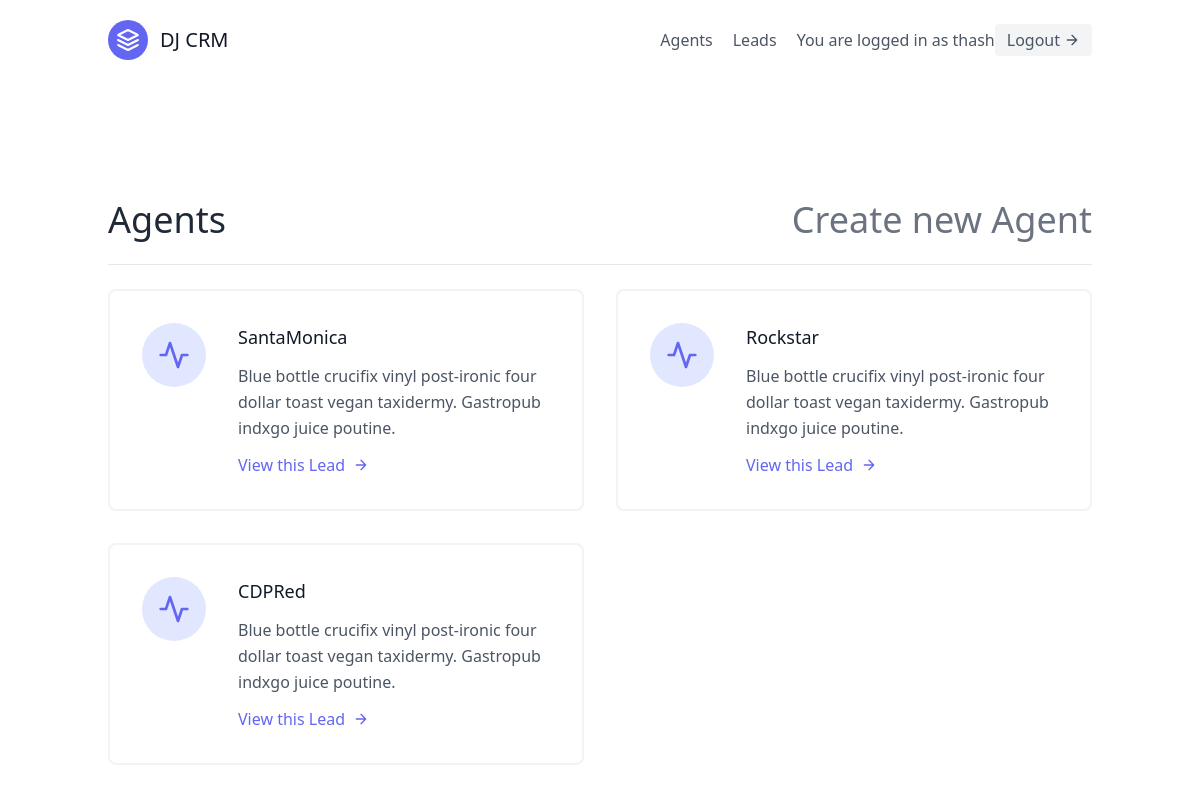
The app's page /agents/ (signed in) with its own data.
### leads/models.py (models this page shows, shortened)
class User(AbstractUser):
    is_organiser = models.BooleanField(default=True)
    is_agent = models.BooleanField(default=False)

class Agent(models.Model):
    user = models.OneToOneField(User, on_delete=models.CASCADE)
    organisation = models.ForeignKey(UserProfile, on_delete=models.CASCADE)

### agents/views.py (the view)
# urls.py: path('', views.AgentListView.as_view(), name="list"),
class AgentListView(OrganizerAndLoginRequiredMixin, generic.ListView):
    template_name = "agents/agent_list.html"
    def get_queryset(self):
        organisation = self.request.user.userprofile
        return Agent.objects.filter(organisation=organisation)

### agents/mixins.py (called while the page is built)
    def dispatch(self, request, *args, **kwargs):
        if not request.user.is_authenticated or not request.user.is_organiser:
            return redirect("leads:list")
        return super().dispatch(request, *args, **kwargs)

### agents/templates/agents/agent_list.html
{% extends "base.html" %}
{% block content %}
    <section class="text-gray-600 body-font">
        <div class="container px-5 py-24 mx-auto flex flex-wrap">
            <div class="w-full mb-6 py-6 flex justify-between items-center border-b border-gray-200">
                <div class="text-4xl text-gray-800">Agents</div>
                <div class="text-4xl"><a class="text-gray-500 hover:text-blue-500" href="{% url 'agents:create' %}">Create new Agent</a></div>
            </div>
        <div class="flex flex-wrap -m-4">
            {% for agent in object_list %}
            <div class="p-4 lg:w-1/2 md:w-full">
                <div class="flex border-2 rounded-lg border-gray-200 border-opacity-50 p-8 sm:flex-row flex-col">
                    <div class="w-16 h-16 sm:mr-8 sm:mb-0 mb-4 inline-flex items-center justify-center rounded-full bg-indigo-100 text-indigo-500 flex-shrink-0">
                    <svg fill="none" stroke="currentColor" stroke-linecap="round" stroke-linejoin="round" stroke-width="2" class="w-8 h-8" viewBox="0 0 24 24">
                        <path d="M22 12h-4l-3 9L9 3l-3 9H2"></path>
                    </svg>
                    </div>
                    <div class="flex-grow">
                    <h2 class="text-gray-900 text-lg title-font font-medium mb-3">{{ agent.user.username }}</h2>
                    <p class="leading-relaxed text-base">Blue bottle crucifix vinyl post-ironic four dollar toast vegan taxidermy. Gastropub indxgo juice poutine.</p>
                    <a href="{% url 'agents:detail' agent.pk %}" class="mt-3 text-indigo-500 inline-flex items-center">View this Lead
                        <svg fill="none" stroke="currentColor" stroke-linecap="round" stroke-linejoin="round" stroke-width="2" class="w-4 h-4 ml-2" viewBox="0 0 24 24">
                        <path d="M5 12h14M12 5l7 7-7 7"></path>
                        </svg>
                    </a>
                    </div>
                </div>
            </div>
            {% endfor %}
        </div>
        </div>
    </section>
{% endblock content %}

### templates/navbar.html (shortened to what this page needs)
<header class="text-gray-600 body-font">
    <div class="container mx-auto flex flex-wrap p-5 flex-col md:flex-row items-center">
        <a class="flex title-font font-medium items-center text-gray-900 mb-4 md:mb-0">
            <svg xmlns="http://www.w3.org/2000/svg" fill="none" stroke="currentColor" stroke-linecap="round" stroke-linejoin="round" stroke-width="2" class="w-10 h-10 text-white p-2 bg-indigo-500 rounded-full" viewBox="0 0 24 24">
            <path d="M12 2L2 7l10 5 10-5-10-5zM2 17l10 5 10-5M2 12l10 5 10-5"></path>
            </svg>
            <span class="ml-3 text-xl">DJ CRM</span>
        </a>
        <nav class="md:ml-auto flex flex-wrap items-center text-base justify-center">
            {% if request.user.is_organiser %}
            <a href="{% url 'agents:list' %}" class="mr-5 hover:text-gray-900">Agents</a>
            {% endif %}
            <a href="{% url 'leads:list' %}" class="mr-5 hover:text-gray-900">Leads</a>
        </nav>
        {% if request.user.is_authenticated %}
        You are logged in as {{ request.user.username }}
        <a href="{% url 'logout' %}" class="inline-flex items-center bg-gray-100 border-0 py-1 px-3 focus:outline-none hover:bg-gray-200 rounded text-base mt-4 md:mt-0">Logout
            <svg fill="none" stroke="currentColor" stroke-linecap="round" stroke-linejoin="round" stroke-width="2" class="w-4 h-4 ml-1" viewBox="0 0 24 24">
            <path d="M5 12h14M12 5l7 7-7 7"></path>
            </svg>
        </a>
        {% endif %}
    </div>
</header>

### records on screen
User: user.username "thash"
Agent: user.username "SantaMonica"
Agent: user.username "Rockstar"
Agent: user.username "CDPRed"
